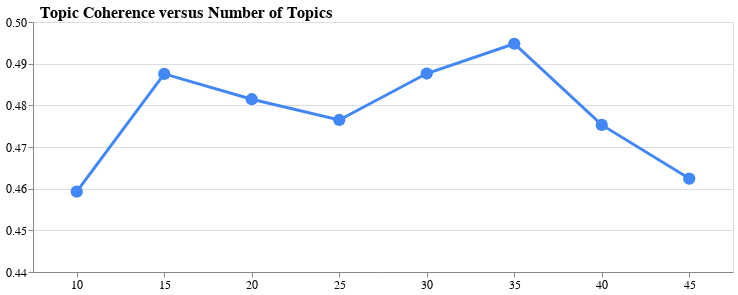

Notebook code for this chart:
### Markdown cell above
We'll now plot the coherence scores by the number of topics

### Code cell
altair_plot_line_chart(
    df_coherence_scores.reset_index(),
    "num_topics",
    "coherence",
    "Topic Coherence versus Number of Topics",
    labelFontSize=12,
    titleFontSize=14,
    plot_titleFontSize=16,
    linewidth=3,
    dx=35,
    offset=-5,
    x_tick_label_angle=0,
    marker_size=150,
    y_axis_range=[0.44, 0.5],
    fig_size=(700, 250),
)

### Figure 1 — Vega-Lite specification as saved in the notebook (floating-point values rounded to 4 significant figures)
{"config": {"view": {"continuousWidth": 400, "continuousHeight": 300}, "axis": {"labelFontSize": 12, "titleFontSize": 14}, "axisX": {"labelAngle": 0}, "mark": {"color": "#4287f5"}, "point": {"size": 150}, "title": {"anchor": "start", "dx": 35, "fontSize": 16, "offset": -5}}, "data": {"name": "data-2e1c94d8382a73bfc1c578f91a59cf28"}, "mark": {"type": "line", "point": true, "strokeWidth": 3}, "encoding": {"x": {"type": "nominal", "field": "num_topics", "title": ""}, "y": {"type": "quantitative", "field": "coherence", "scale": {"domain": [0.44, 0.5]}, "title": ""}}, "height": 250, "title": "Topic Coherence versus Number of Topics", "width": 700, "$schema": "https://vega.github.io/schema/vega-lite/v4.8.1.json", "datasets": {"data-2e1c94d8382a73bfc1c578f91a59cf28": [{"num_topics": 10, "coherence": 0.4593}, {"num_topics": 15, "coherence": 0.4875}, {"num_topics": 20, "coherence": 0.4815}, {"num_topics": 25, "coherence": 0.4765}, {"num_topics": 30, "coherence": 0.4876}, {"num_topics": 35, "coherence": 0.4948}, {"num_topics": 40, "coherence": 0.4753}, {"num_topics": 45, "coherence": 0.4624}]}}
